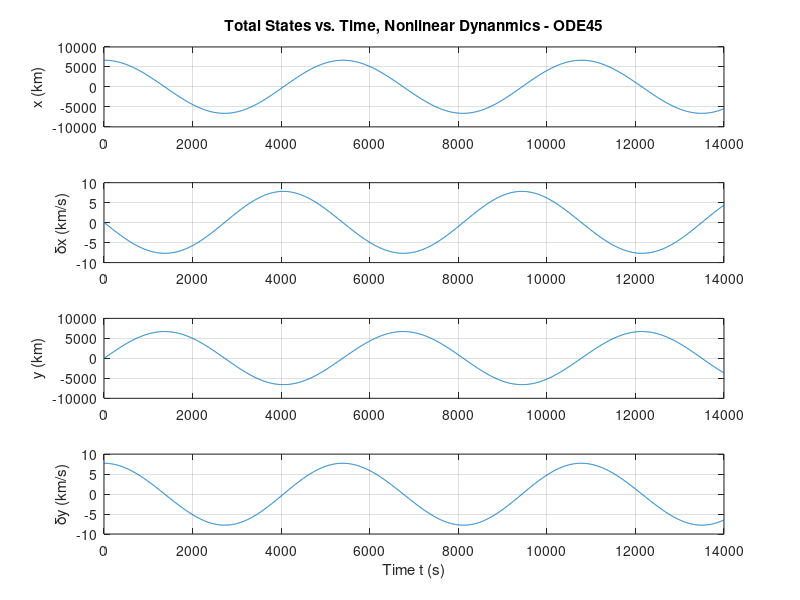
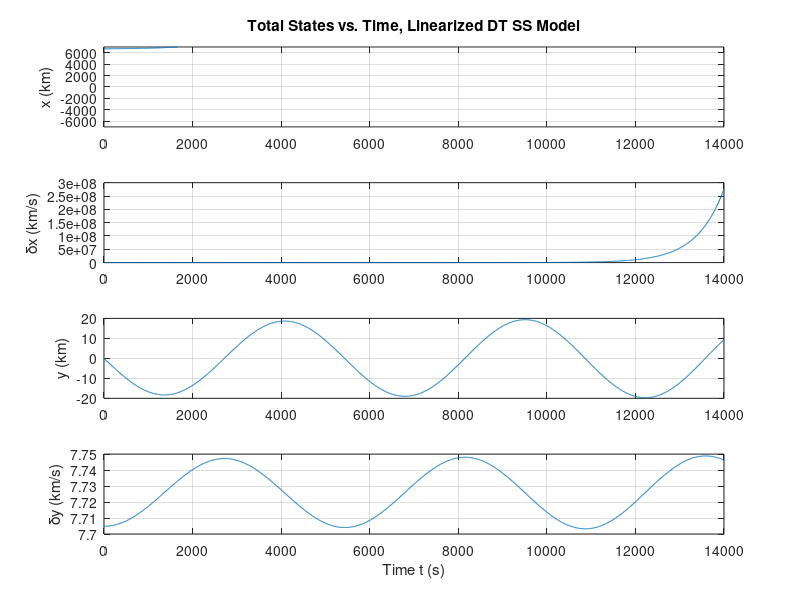
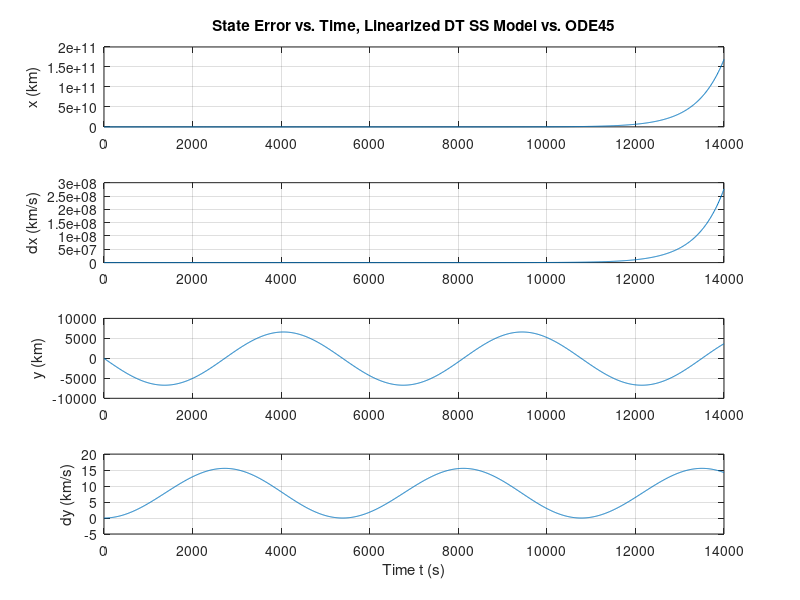

These charts were generated, in order, by the following MATLAB code:
close all
clear
mu = 398600; % gr62)avitational constant
omegaE = 2*pi/86400;  % angular velocity of earth
rE = 6378; % radius of earth
dt = 10;
t = 0:dt:14000;
% initial conditions
x0 = 6678;
y0 = 0;
r0 = sqrt(x0^2+y0^2);
x0dot = 0;
y0dot = r0 * sqrt(mu/r0^3);
period = 2 * pi * sqrt(r0^3/mu); % orbital period
omega = 2 * pi / period; % angular velocity of satellite
Atilde = [0 1 0 0 ; 2*mu/r0^3 0 0 0 ; 0 0 0 1; 0 0 -mu/r0^3 0];
B = [0 0; 1 0; 0 0; 0 1];
F = eye(4) + Atilde*dt;
G = dt * B; 

% Ftilde = expm(Atilde*dt); 
% F = Ftilde(1:4,1:4); % linearized F matrix
% G = Ftilde(1:4,5:6); % linearized G matrix

% observability and stability
stable = isstable(ss(F,G,zeros(1,4), zeros(1,2)));

% Define nonlinear model as anonymous function
pert = [0, 0.075, 0, -0.021]'; % perturbation 
xdot = @(x, u) [x(2);
    -mu*x(1)/sqrt((x(1)^2+x(3)^2)^3) + u(1);
    x(4);
    -mu*x(3)/sqrt((x(1)^2+x(3)^2)^3) + u(2)];
% Define initial total state
X0 = [x0, x0dot, y0, y0dot]' +  pert; 
% 
% Define wrapper function for use in ODE45
xdotwrap = @(t, x) xdot(x, [0; 0]);
% Compute total state using ODE45
options = odeset('RelTol', 1e-12); % Set ODE45 options
[tout, xnl] = ode45(xdotwrap, t, X0, options);
xnl = xnl'; % Take transpose so that dimensions match with xnom

% Plot
figure;
subplot(4, 1, 1);
plot(t, xnl(1, :));
title('Total States vs. Time, Nonlinear Dynanmics - ODE45');
ylabel('x (km)');
grid on;
subplot(4, 1, 2);
plot(t, xnl(2, :));
ylabel('\deltax (km/s)');
grid on;
subplot(4, 1, 3);
plot(t, xnl(3, :));
ylabel('y (km)');
grid on;
subplot(4, 1, 4);
plot(t, xnl(4, :));
ylabel('\deltay (km/s)');
xlabel('Time t (s)');
grid on;
% end of NL simulation

% linearized nominal simulation
%t = 0:10:140000;
dx = zeros(4, length(t)); % Perturbation state vector
% theta = omega * t;
% xnom = r0*cos(theta(t));
% ynom = r0*sin(theta(t));
% xdotnom = ;
% ydotnom = ;


% Define nominal state and control input over time
xnom = [r0*ones(1, length(t)); % x value (km)
    zeros(1, length(t)); % x velocity (km/s)
    zeros(1, length(t)); % y value (rad)
    y0dot*ones(1, length(t))]; % y velocity (rad/s)
u = zeros(2, length(t));
% Initialize perturbation state
dx(:, 1) = [0, 0.075, 0, -0.021]';
% Compute perturbation states over time
for i = 2:length(t)
    dx(:, i) = F*dx(:, i - 1) + G*u(:, i);
end

% Compute total states over time
x = xnom + dx;

% Plot
figure;
subplot(4, 1, 1);
plot(t, x(1, :));
title('Total States vs. Time, Linearized DT SS Model');
ylabel('x (km)'); ylim([-7000, 7000])
grid on;
subplot(4, 1, 2);
plot(t, x(2, :));
ylabel('\deltax (km/s)');
grid on;
subplot(4, 1, 3);
plot(t, x(3, :));
ylabel('y (km)');
grid on;
subplot(4, 1, 4);
plot(t, x(4, :));
ylabel('\deltay (km/s)');
xlabel('Time t (s)');
grid on;

figure;
subplot(4, 1, 1);
plot(t, x(1, :) - xnl(1, 1:length(t)));
title('State Error vs. Time, Linearized DT SS Model vs. ODE45');
ylabel('x (km)');
grid on;
subplot(4, 1, 2);
plot(t, x(2, :) - xnl(2, 1:length(t)));
ylabel('dx (km/s)');
grid on;
subplot(4, 1, 3);
plot(t, x(3, :) - xnl(3, 1:length(t)));
ylabel('y (km)');
grid on;
subplot(4, 1, 4);
plot(t, x(4, :) - xnl(4, 1:length(t)));
ylabel('dy (km/s)');
xlabel('Time t (s)');
grid on
